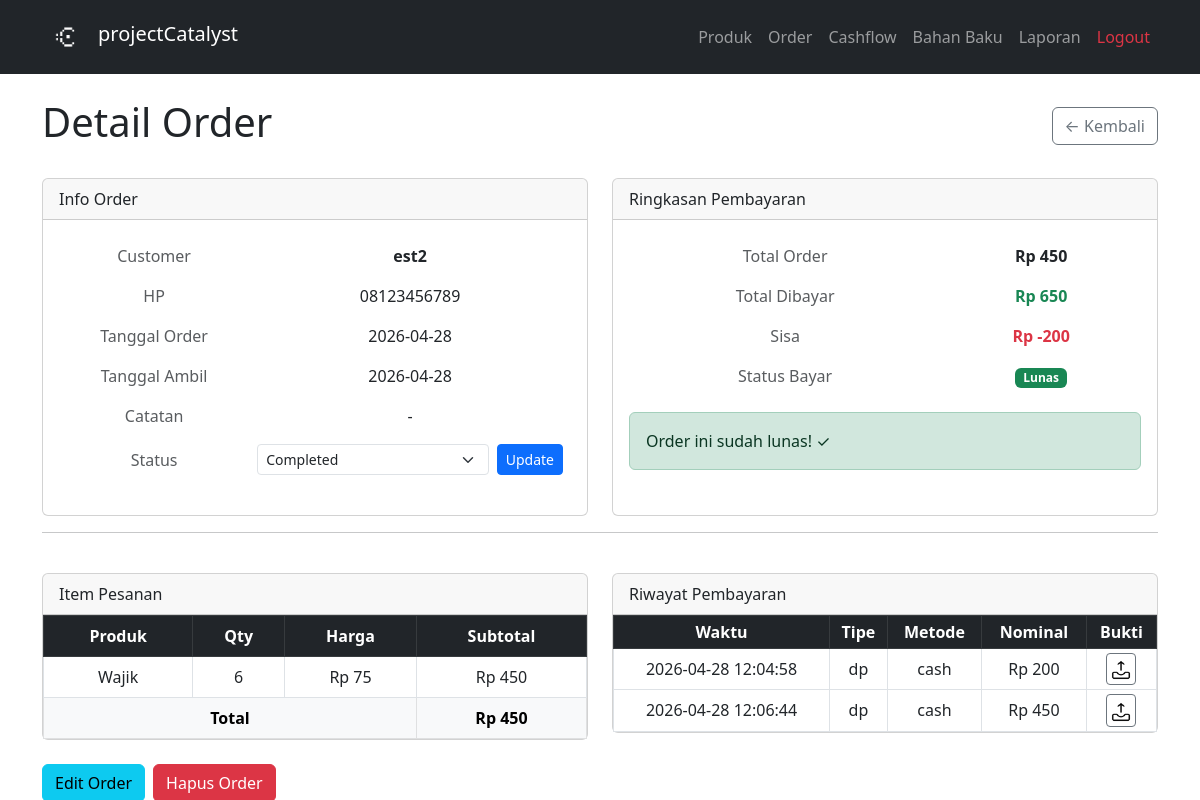
The app's page /orders/2 (signed in) with its own data.
### tables this page shows
CREATE TABLE orders (
    id              INTEGER PRIMARY KEY AUTOINCREMENT,
    customer_name   TEXT NOT NULL,
    customer_phone  TEXT,
    order_date      TEXT NOT NULL,
    pickup_date     TEXT,
    status          TEXT DEFAULT 'pending',
    payment_method  TEXT NOT NULL,
    payment_status  TEXT DEFAULT 'unpaid',
    notes           TEXT,
    created_at      TEXT DEFAULT CURRENT_TIMESTAMP
);

CREATE TABLE order_items (
    id          INTEGER PRIMARY KEY AUTOINCREMENT,
    order_id    INTEGER NOT NULL,
    product_id  INTEGER NOT NULL,
    quantity    INTEGER NOT NULL,
    price       REAL NOT NULL,
    FOREIGN KEY (order_id) REFERENCES orders(id),
    FOREIGN KEY (product_id) REFERENCES products(id)
);

CREATE TABLE products (
    id          INTEGER PRIMARY KEY AUTOINCREMENT,
    name        TEXT NOT NULL,
    price       REAL NOT NULL,
    unit        TEXT NOT NULL,
    is_active   INTEGER DEFAULT 1,
    created_at  TEXT DEFAULT CURRENT_TIMESTAMP
);

CREATE TABLE payments (
    id              INTEGER PRIMARY KEY AUTOINCREMENT,
    order_id        INTEGER NOT NULL,
    amount          REAL NOT NULL,
    payment_method  TEXT NOT NULL,
    payment_type    TEXT NOT NULL,
    paid_at         TEXT DEFAULT CURRENT_TIMESTAMP,
    notes           TEXT, screenshot_path TEXT,
    FOREIGN KEY (order_id) REFERENCES orders(id)
);

### app.py (the view)
@app.route('/orders/<int:order_id>')
@login_required
def order_detail(order_id):
    order, items, payments, total_order, total_paid = get_order_detail(order_id)
    return render_template('order_detail.html',
        order=order,
        items=items,
        payments=payments,
        total_order=total_order,
        total_paid=total_paid,
        sisa=total_order - total_paid
    )

### app.py (called while the page is built)
@login_manager.user_loader
def load_user(user_id):
    row = get_user_by_id(user_id)
    if row:
        return User(row['id'], row['username'], row['password_hash'])
    return None

### database/db.py (called while the page is built)
def get_connection():
    conn = sqlite3.connect(DB_PATH)
    conn.row_factory = sqlite3.Row
    conn.execute("PRAGMA foreign_keys = ON")
    return conn

def get_user_by_id(user_id):
    conn = get_connection()
    user = conn.execute('SELECT * FROM users WHERE id = ?', (user_id,)).fetchone()
    conn.close()
    return user

### templates/order_detail.html (shortened to what this page needs)
{% extends 'base.html' %}
{% block content %}
<div class="d-flex justify-content-between align-items-center mb-4">
    <h1>Detail Order</h1>
    <a href="/orders" class="btn btn-outline-secondary">← Kembali</a>
</div>
<div class="row g-4">
    <div class="col-12 col-md-6">
        <div class="card h-100">
            <div class="card-header">Info Order</div>
            <div class="card-body">
                <table class="table table-borderless">
                    <tr><td class="text-muted">Customer</td><td><strong>{{ order['customer_name'] }}</strong></td></tr>
                    <tr><td class="text-muted">HP</td><td>{{ order['customer_phone'] or '-' }}</td></tr>
                    <tr><td class="text-muted">Tanggal Order</td><td>{{ order['order_date'] }}</td></tr>
                    <tr><td class="text-muted">Tanggal Ambil</td><td>{{ order['pickup_date'] or '-' }}</td></tr>
                    <tr><td class="text-muted">Catatan</td><td>{{ order['notes'] or '-' }}</td></tr>
                    <tr><td class="text-muted">Status</td>
                        <td>
                            <form action="/orders/status/{{ order['id'] }}" method="POST" class="d-flex gap-2">
                                <select name="status" class="form-select form-select-sm">
                                    <option value="completed" {{ 'selected' if order['status'] == 'completed' }}>Completed</option>
                                </select>
                                <button type="submit" class="btn btn-primary btn-sm">Update</button>
                            </form>
                        </td>
                    </tr>
                </table>
            </div>
        </div>
    </div>
    <div class="col-12 col-md-6">
        <div class="card h-100">
            <div class="card-header">Ringkasan Pembayaran</div>
            <div class="card-body">
                <table class="table table-borderless">
                    <tr><td class="text-muted">Total Order</td><td><strong>Rp {{ "{:,.0f}".format(total_order or 0) }}</strong></td></tr>
                    <tr><td class="text-muted">Total Dibayar</td><td class="text-success"><strong>Rp {{ "{:,.0f}".format(total_paid) }}</strong></td></tr>
                    <tr><td class="text-muted">Sisa</td><td class="text-danger"><strong>Rp {{ "{:,.0f}".format(sisa) }}</strong></td></tr>
                    <tr><td class="text-muted">Status Bayar</td>
                        <td>
                            {% if order['payment_status'] == 'paid' %}
                            <span class="badge bg-success">Lunas</span>
                            {% elif order['payment_status'] == 'dp' %}
                            <span class="badge bg-warning text-dark">DP</span>
                            {% else %}
                            <span class="badge bg-danger">Belum Bayar</span>
                            {% endif %}
                        </td>
                    </tr>
                </table>
                {% if sisa > 0 %}
                <hr>
                <h6>Catat Pembayaran</h6>
                <form action="/orders/payment/{{ order['id'] }}" method="POST" enctype="multipart/form-data">
                    <div class="row g-2">
                        <div class="col-12">
                            <input type="number" name="amount" class="form-control form-control-sm"
                                   placeholder="Nominal" value="{{ sisa }}" required>
                        </div>
                        <div class="col-6">
                            <select name="payment_method" class="form-select form-select-sm">
                                <option value="cash">Cash</option>
                                <option value="transfer">Transfer</option>
                            </select>
                        </div>
                        <div class="col-6">
                            <select name="payment_type" class="form-select form-select-sm">
                                <option value="dp">DP</option>
                                <option value="full">Full Payment</option>
                                <option value="pelunasan">Pelunasan</option>
                            </select>
                        </div>
                        <div class="col-12">
                            <input type="text" name="notes" class="form-control form-control-sm" placeholder="Catatan">
                        </div>
                        <div class="col-12">
                            <label class="form-label form-label-sm small text-muted">Bukti Transfer (opsional)</label>
                            <input type="file" name="screenshot" class="form-control form-control-sm" accept="image/*">
                        </div>
                        <div class="col-12">
                            <button type="submit" class="btn btn-success btn-sm w-100">Catat Pembayaran</button>
                        </div>
                    </div>
                </form>
                {% else %}
                <div class="alert alert-success mt-2 mb-0">Order ini sudah lunas! ✓</div>
                {% endif %}
            </div>
        </div>
    </div>
</div>
<hr>
<div class="row g-4 mt-1">
    <div class="col-12 col-md-6">
        <div class="card">
            <div class="card-header">Item Pesanan</div>
            <div class="card-body p-0">
                <table class="table table-bordered mb-0">
                    <thead class="table-dark">
                        <tr>
                            <th>Produk</th>
                            <th>Qty</th>
                            <th>Harga</th>
                            <th>Subtotal</th>
                        </tr>
                    </thead>
                    <tbody>
                        {% for item in items %}
                        <tr>
                            <td>{{ item['product_name'] }}</td>
                            <td>{{ item['quantity'] }}</td>
                            <td>Rp {{ "{:,.0f}".format(item['price']) }}</td>
                            <td>Rp {{ "{:,.0f}".format(item['quantity'] * item['price']) }}</td>
                        </tr>
                        {% endfor %}
                    </tbody>
                    <tfoot class="table-light">
                        <tr>
                            <td colspan="3"><strong>Total</strong></td>
                            <td><strong>Rp {{ "{:,.0f}".format(total_order or 0) }}</strong></td>
                        </tr>
                    </tfoot>
                </table>
            </div>
        </div>
    </div>
    <div class="col-12 col-md-6">
        <div class="card">
            <div class="card-header">Riwayat Pembayaran</div>
            <div class="card-body p-0">
                {% if payments %}
                <table class="table table-bordered mb-0 table-sm">
                    <thead class="table-dark">
                        <tr>
                            <th>Waktu</th>
                            <th>Tipe</th>
                            <th>Metode</th>
                            <th>Nominal</th>
                            <th>Bukti</th>
                        </tr>
                    </thead>
                    <tbody>
                        {% for payment in payments %}
                        <tr>
                            <td>{{ payment['paid_at'] }}</td>
                            <td>{{ payment['payment_type'] }}</td>
                            <td>{{ payment['payment_method'] }}</td>
                            <td>Rp {{ "{:,.0f}".format(payment['amount']) }}</td>
                            <td>
                                {% if payment['screenshot_path'] %}
                                <a href="/static/{{ payment['screenshot_path'] }}" target="_blank">
                                    <img src="/static/{{ payment['screenshot_path'] }}" height="48" style="border-radius:4px; object-fit:cover;">
                                </a>
                                {% else %}
                                <form action="/payments/upload/{{ payment['id'] }}" method="POST" enctype="multipart/form-data">
                                    <label for="file-{{ payment['id'] }}" class="btn btn-outline-secondary btn-sm mb-0 p-1" style="cursor:pointer">
                                        <img src="/static/upload.png" height="20">
                                    </label>
                                </form>
                                {% endif %}
                            </td>
                        </tr>
                        {% endfor %}
                    </tbody>
                </table>
                {% else %}
                <p class="text-muted p-3 mb-0">Belum ada pembayaran.</p>
                {% endif %}
            </div>
        </div>
    </div>
</div>
<div class="mt-4 d-flex gap-2">
    <a href="/orders/edit/{{ order['id'] }}" class="btn btn-info">Edit Order</a>
    <form action="/orders/delete/{{ order['id'] }}" method="POST"
          onsubmit="return confirm('Hapus order ini?')">
        <button type="submit" class="btn btn-danger">Hapus Order</button>
    </form>
</div>
{% endblock %}

### templates/base.html (style rules this page uses)
.btn { transition: all 0.2s ease; }
.card { transition: all 0.2s ease; cursor: pointer; }
.table tbody tr:nth-child(even) { background-color: #eef2ff; }
.table td { text-align: center; vertical-align: middle; }
.table th { text-align: center; vertical-align: middle; }

### records on screen
orders: customer_name "est2", customer_phone "08123456789", order_date "2026-04-28", pickup_date "2026-04-28", notes "-"
order_items: product_name "Wajik", quantity "6", price "75", item['quantity']*item['price'] "450"
payments: paid_at "2026-04-28 12:04:58", payment_type "dp", payment_method "cash", amount "200"
payments: paid_at "2026-04-28 12:06:44", payment_type "dp", payment_method "cash", amount "450"

### other values on screen
{{ "{:,.0f}".format(total_order or 0) }} "450"
{{ "{:,.0f}".format(total_paid) }} "650"
{{ "{:,.0f}".format(sisa) }} "-200"
